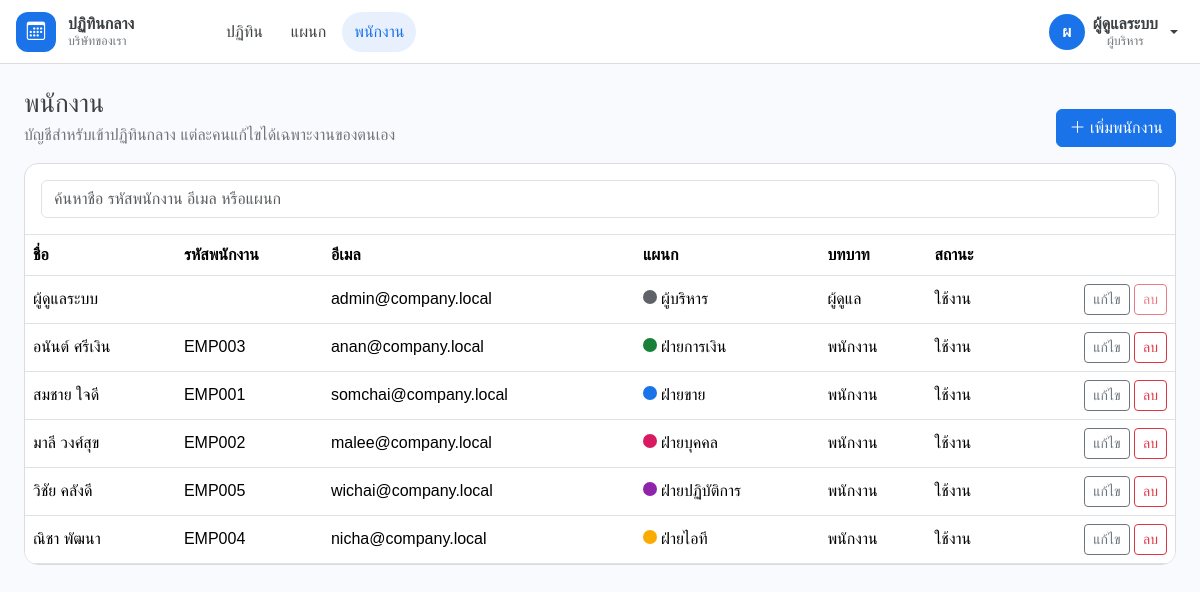
Page /index.php?r=users (signed in) on the committed database.
### tables this page shows
CREATE TABLE users (
  id INT UNSIGNED AUTO_INCREMENT PRIMARY KEY,
  department_id INT UNSIGNED NOT NULL,
  name VARCHAR(120) NOT NULL,
  employee_code VARCHAR(20) NULL,
  email VARCHAR(190) NOT NULL,
  password_hash VARCHAR(255) NOT NULL,
  role ENUM('admin', 'employee') NOT NULL DEFAULT 'employee',
  is_active TINYINT(1) NOT NULL DEFAULT 1,
  created_at TIMESTAMP DEFAULT CURRENT_TIMESTAMP,
  UNIQUE KEY uq_users_email (email),
  UNIQUE KEY uq_users_employee_code (employee_code),
  CONSTRAINT fk_users_department FOREIGN KEY (department_id) REFERENCES departments (id)
    ON UPDATE CASCADE ON DELETE RESTRICT
);

CREATE TABLE departments (
  id INT UNSIGNED AUTO_INCREMENT PRIMARY KEY,
  name VARCHAR(100) NOT NULL,
  color CHAR(7) NOT NULL DEFAULT '#1a73e8',
  description VARCHAR(255) NULL,
  created_at TIMESTAMP DEFAULT CURRENT_TIMESTAMP,
  UNIQUE KEY uq_departments_name (name)
);

### app/helpers.php (called while the page is built, shortened)
<?php
function app_config(?string $key = null): mixed
{
    static $config = null;
    if ($config === null) {
        $config = require __DIR__ . '/config/app.php';
    }
    return $config[$key] ?? null;
}
function e(mixed $value): string
{
    return htmlspecialchars((string) ($value ?? ''), ENT_QUOTES, 'UTF-8');
}
function app_web_base(): string
{
    $dir = str_replace('\\', '/', dirname($_SERVER['SCRIPT_NAME'] ?? ''));
    return rtrim($dir, '/');
}
function url(string $route = ''): string
{
    $index = app_web_base() . '/index.php';
    return $index . '?r=' . $route;
}
function asset(string $path): string
{
    return app_web_base() . '/assets/' . ltrim($path, '/');
}
function current_route(): string
{
    $route = trim((string) ($_GET['r'] ?? 'calendar'), '/');
    return $route === '' ? 'calendar' : $route;
}
function csrf_token(): string
{
    return $_SESSION['csrf'];
}
function pull_flash(): ?array
{
    $flash = $_SESSION['flash'] ?? null;
    return is_array($flash) ? $flash : null;
}
function pull_old(): array
{
    $old = $_SESSION['old'] ?? [];
    return is_array($old) ? $old : [];
}
function current_user(): ?array
{
    $user = $_SESSION['user'] ?? null;
    return is_array($user) ? $user : null;
}
function json_attr(array $data): string
{
    return e(json_encode(
        $data,
        JSON_UNESCAPED_UNICODE | JSON_HEX_TAG | JSON_HEX_APOS | JSON_HEX_QUOT | JSON_HEX_AMP | JSON_THROW_ON_ERROR
    ));
}
function view(string $template, array $data = [], string $layout = 'layouts/app'): void
{
    $viewFile = __DIR__ . '/views/' . $template . '.php';
    $layoutFile = __DIR__ . '/views/' . $layout . '.php';
    $data['flash'] = pull_flash();
    $data['old'] = pull_old();
    $data['currentUser'] = current_user();
    $data['appName'] = (string) app_config('name');
    $data['companyName'] = (string) app_config('company');
    $data['routeName'] = current_route();
    $data['csrfToken'] = csrf_token();
    extract($data, EXTR_SKIP);
    require $viewFile;
    $content = ob_get_clean();
    require $layoutFile;
}

### app/Controllers/UserController.php (called while the page is built, shortened)
<?php
final class UserController extends Controller
{
    public function index(): void
    {
        view('users/index', [
            'users' => (new UserModel($this->db))->allWithDepartment(),
            'departments' => (new DepartmentModel($this->db))->all(),
        ]);
    }
}

### app/bootstrap.php (called while the page is built, shortened)
<?php
spl_autoload_register(static function (string $class): void {
    $prefix = 'App\\';
    $relative = substr($class, strlen($prefix));
    $file = __DIR__ . '/' . str_replace('\\', '/', $relative) . '.php';
});
require __DIR__ . '/helpers.php';

### app/Core/Database.php (called while the page is built, shortened)
<?php
final class Database
{
    public function all(string $sql, string $types = '', array $params = []): array
    {
        $statement = $this->run($sql, $types, $params);
        $result = $statement->get_result();
        return $result->fetch_all(MYSQLI_ASSOC);
    }
    public function one(string $sql, string $types = '', array $params = []): ?array
    {
        $rows = $this->all($sql, $types, $params);
        return $rows[0] ?? null;
    }
    public function execute(string $sql, string $types = '', array $params = []): int
    {
        $statement = $this->run($sql, $types, $params);
        return $statement->affected_rows;
    }
    private function run(string $sql, string $types, array $params): mysqli_stmt
    {
        $statement = $this->mysqli->prepare($sql);
        if ($types !== '') {
            $this->bind($statement, $types, $params);
        }
        $statement->execute();
        return $statement;
    }
    private function bind(mysqli_stmt $statement, string $types, array $params): void
    {
        $refs = [];
        foreach ($params as $index => $value) {
            $refs[$index] = &$params[$index];
        }
        $statement->bind_param($types, ...$refs);
    }
}

### app/Models/UserModel.php (called while the page is built, shortened)
<?php
final class UserModel
{
    public function allWithDepartment(): array
    {
        return $this->db->all(
            'SELECT u.id, u.department_id, u.name, u.employee_code, u.email, u.role, u.is_active,
                    d.name AS department_name, d.color AS department_color
             FROM users u
             INNER JOIN departments d ON d.id = u.department_id
             ORDER BY d.name ASC, u.name ASC'
        );
    }
    public function find(int $id): ?array
    {
        return $this->db->one(
            'SELECT u.id, u.department_id, u.name, u.employee_code, u.email, u.role, u.is_active,
                    d.name AS department_name, d.color AS department_color
             FROM users u
             INNER JOIN departments d ON d.id = u.department_id
             WHERE u.id = ?',
            'i',
            [$id]
        );
    }
}

### app/Core/Auth.php (called while the page is built, shortened)
<?php
final class Auth
{
    public static function refresh(Database $db): void
    {
        $current = current_user();
        $row = (new UserModel($db))->find((int) $current['id']);
    }
}

### app/views/users/index.php (the view, shortened to what this page needs)
<?php
$actorId = (int) $currentUser['id'];
?>
<div class="page-head">
    <div>
        <h1>พนักงาน</h1>
        <p>บัญชีสำหรับเข้าปฏิทินกลาง แต่ละคนแก้ไขได้เฉพาะงานของตนเอง</p>
    </div>
    <button class="btn btn-primary" type="button" id="btnNewUser"><i class="bi bi-plus-lg"></i> เพิ่มพนักงาน</button>
</div>
<div class="panel">
    <div class="p-3 border-bottom">
        <input class="form-control" id="userFilter" type="search" placeholder="ค้นหาชื่อ รหัสพนักงาน อีเมล หรือแผนก">
    </div>
    <div class="table-responsive">
        <table class="table table-hover align-middle mb-0" id="userTable">
            <thead>
            <tr>
                <th>ชื่อ</th>
                <th>รหัสพนักงาน</th>
                <th>อีเมล</th>
                <th>แผนก</th>
                <th>บทบาท</th>
                <th>สถานะ</th>
                <th></th>
            </tr>
            </thead>
            <tbody>
            <?php foreach ($users as $user): ?>
                <?php
                $payload = [
                    'id' => (int) $user['id'],
                    'name' => $user['name'],
                    'employee_code' => $user['employee_code'] ?? '',
                    'email' => $user['email'],
                    'department_id' => (int) $user['department_id'],
                    'role' => $user['role'],
                    'is_active' => (int) $user['is_active'],
                ];
                $isSelf = (int) $user['id'] === $actorId;
                ?>
                <tr>
                    <td><?= e($user['name']) ?></td>
                    <td><?= e($user['employee_code'] ?? '') ?></td>
                    <td><?= e($user['email']) ?></td>
                    <td><span class="swatch me-1" style="background: <?= e($user['department_color']) ?>"></span><?= e($user['department_name']) ?></td>
                    <td><?= $user['role'] === 'admin' ? 'ผู้ดูแล' : 'พนักงาน' ?></td>
                    <td><?= (int) $user['is_active'] === 1 ? 'ใช้งาน' : 'ปิดใช้งาน' ?></td>
                    <td class="text-end text-nowrap">
                        <button class="btn btn-sm btn-outline-secondary js-edit-user" type="button" data-user="<?= json_attr($payload) ?>">แก้ไข</button>
                        <form class="d-inline" method="post" action="<?= e(url('users/delete')) ?>" data-confirm="<?= e('ลบพนักงาน ' . $user['name'] . ' หรือไม่') ?>">
                            <button class="btn btn-sm btn-outline-danger" type="submit" <?= $isSelf ? 'disabled' : '' ?> title="<?= $isSelf ? 'ลบบัญชีของตนเองไม่ได้' : 'ลบพนักงาน' ?>">ลบ</button>
                        </form>
                    </td>
                </tr>
            <?php endforeach; ?>
            </tbody>
        </table>
    </div>
</div>

### app/views/layouts/app.php (shortened to what this page needs)
<!doctype html>
<html lang="th">
<head>
    <link rel="stylesheet" href="<?= e(asset('vendor/bootstrap/bootstrap.min.css')) ?>">
    <link rel="stylesheet" href="<?= e(asset('vendor/bootstrap-icons/bootstrap-icons.min.css')) ?>">
    <link rel="stylesheet" href="<?= e(asset('css/app.css')) ?>">
</head>
<body class="app-body">
<div class="app-shell">
    <header class="topbar">
        <a class="brand" href="<?= e(url('calendar')) ?>">
            <span class="brand-mark" aria-hidden="true"><i class="bi bi-calendar3"></i></span>
            <span class="brand-text">
                <strong><?= e($appName) ?></strong>
                <small><?= e($companyName) ?></small>
            </span>
        </a>
        <nav class="topnav" aria-label="เมนูหลัก">
            <a class="<?= $routeName === 'calendar' ? 'is-active' : '' ?>" href="<?= e(url('calendar')) ?>">ปฏิทิน</a>
            <?php if ($currentUser && $currentUser['role'] === 'admin'): ?>
                <a class="<?= $routeName === 'departments' ? 'is-active' : '' ?>" href="<?= e(url('departments')) ?>">แผนก</a>
                <a class="<?= $routeName === 'users' ? 'is-active' : '' ?>" href="<?= e(url('users')) ?>">พนักงาน</a>
            <?php endif; ?>
        </nav>
        <?php if ($currentUser): ?>
            <div class="dropdown ms-auto">
                <button class="user-btn dropdown-toggle" type="button" data-bs-toggle="dropdown" aria-expanded="false">
                    <span class="avatar"><?= e(mb_substr($currentUser['name'], 0, 1)) ?></span>
                    <span class="user-meta">
                        <strong><?= e($currentUser['name']) ?></strong>
                        <small><?= e($currentUser['department_name']) ?></small>
                    </span>
                </button>
            </div>
        <?php else: ?>
            <a class="btn btn-primary ms-auto" href="<?= e(url('login')) ?>">เข้าสู่ระบบ</a>
        <?php endif; ?>
    </header>
    <main class="<?= !empty($fullWidth) ? 'main-flush' : 'main-page' ?>">
        <?= $content ?>
    </main>
</div>
</body>
</html>

### public/assets/css/app.css (style rules this page uses)
:root { --blue: #1a73e8; --blue-dark: #174ea6; --text: #3c4043; --muted: #70757a; --line: #dadce0; --page: #f8fafd; --danger: #d93025; }
* { box-sizing: border-box; }
body { margin: 0; color: var(--text); font-family: "Sarabun", "Leelawadee UI", Thonburi, Tahoma, sans-serif; background: var(--page); }
button, input, select, textarea { font-family: inherit; }
.btn-primary { --bs-btn-bg: var(--blue); --bs-btn-border-color: var(--blue); --bs-btn-hover-bg: var(--blue-dark); --bs-btn-hover-border-color: var(--blue-dark); --bs-btn-active-bg: var(--blue-dark); --bs-btn-active-border-color: var(--blue-dark); }
.login-brand, .brand { display: flex; align-items: center; gap: 12px; }
.brand-mark { width: 40px; height: 40px; display: grid; place-items: center; border-radius: 12px; background: var(--blue); color: #fff; font-size: 1.15rem; }
.app-body { height: 100vh; overflow: hidden; }
.app-shell { height: 100vh; display: flex; flex-direction: column; }
.topbar { height: 64px; display: flex; align-items: center; gap: 18px; padding: 0 16px; background: #fff; border-bottom: 1px solid var(--line); }
.brand { color: inherit; text-decoration: none; min-width: 180px; }
.brand-text strong, .brand-text small, .user-meta strong, .user-meta small { display: block; line-height: 1.15; }
.brand-text small, .user-meta small { color: var(--muted); font-size: .78rem; }
.topnav { display: flex; gap: 4px; }
.topnav a { color: var(--text); text-decoration: none; padding: 8px 12px; border-radius: 999px; }
.topnav a.is-active, .topnav a:hover { background: #e8f0fe; color: var(--blue); }
.user-btn { border: 0; background: transparent; display: flex; align-items: center; gap: 8px; color: var(--text); }
.avatar { width: 36px; height: 36px; border-radius: 50%; display: grid; place-items: center; background: var(--blue); color: #fff; font-weight: 700; }
.main-page { flex: 1; overflow: auto; padding: 24px; }
.page-head { display: flex; justify-content: space-between; align-items: flex-end; gap: 16px; margin-bottom: 16px; }
.page-head h1 { margin: 0; font-size: 1.6rem; }
.page-head p { margin: 4px 0 0; color: var(--muted); }
.panel { background: #fff; border: 1px solid var(--line); border-radius: 14px; overflow: hidden; }
.swatch { width: 14px; height: 14px; border-radius: 50%; display: inline-block; }

### rows in the picture
users: name "ผ", name "ผู้ดูแลระบบ", department.name "ผู้บริหาร", email "admin@company.local", role "ผู้ดูแล", is_active "ใช้งาน"
users: name "อนันต์ ศรีเงิน", employee_code "EMP003", email "anan@company.local", department.name "ฝ่ายการเงิน", role "พนักงาน", is_active "ใช้งาน"
users: name "สมชาย ใจดี", employee_code "EMP001", email "somchai@company.local", department.name "ฝ่ายขาย", role "พนักงาน", is_active "ใช้งาน"
users: name "มาลี วงศ์สุข", employee_code "EMP002", email "malee@company.local", department.name "ฝ่ายบุคคล", role "พนักงาน", is_active "ใช้งาน"
users: name "วิชัย คลังดี", employee_code "EMP005", email "wichai@company.local", department.name "ฝ่ายปฏิบัติการ", role "พนักงาน", is_active "ใช้งาน"
users: name "ณิชา พัฒนา", employee_code "EMP004", email "nicha@company.local", department.name "ฝ่ายไอที", role "พนักงาน", is_active "ใช้งาน"

### other values in the picture
$appName "ปฏิทินกลาง"
$companyName "บริษัทของเรา"
